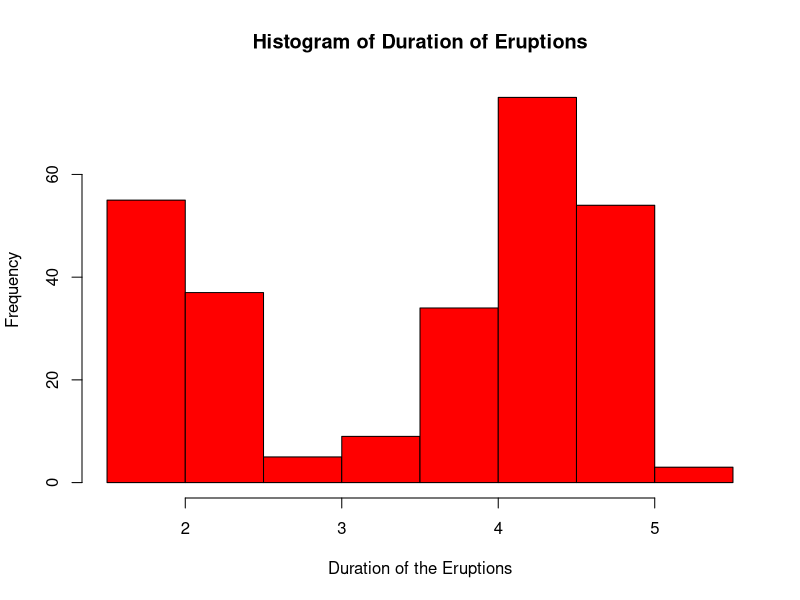

Recreate this plot in R.
## ---- chunk 1
knitr::opts_chunk$set(echo = TRUE)
## ---- chunk 2
library(datasets)
data('faithful')
## ---- chunk 3
head(faithful,n=5)
## ---- chunk 4
hist(faithful$eruption,xlab="Duration of the Eruptions",ylab = "Frequency",col="RED",border="BLACK",main="Histogram of Duration of Eruptions",breaks=10)
